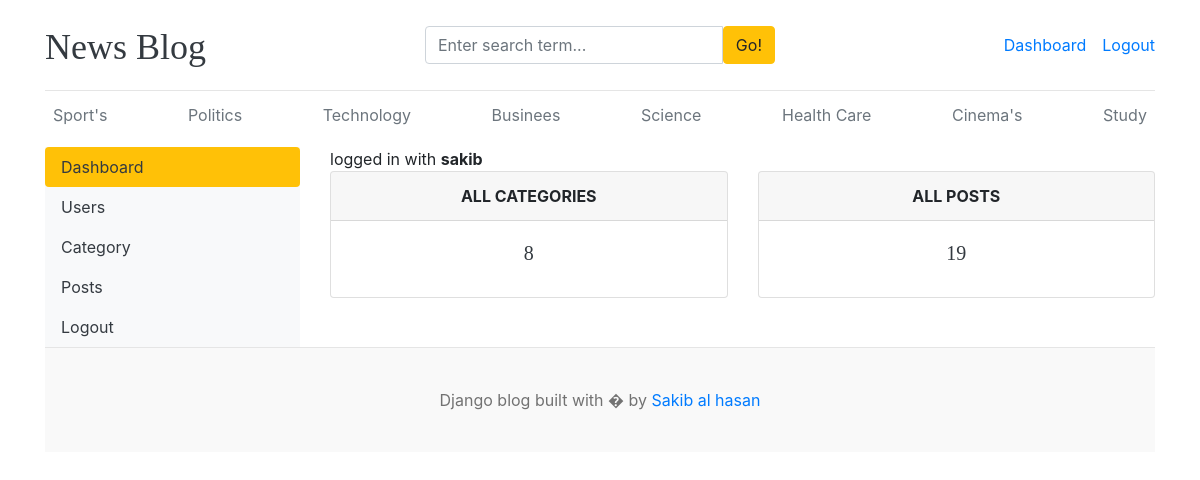
Page /dashboard/ (signed in) on the committed database.
### blogs/models.py (models this page shows, shortened)
class Category(models.Model):
    category_name = models.CharField(max_length=100, unique=True)
    created_at = models.DateTimeField(auto_now_add=True)
    updated_at = models.DateTimeField(auto_now=True)
    class Meta:
        verbose_name = 'Category'
        verbose_name_plural = 'Categories'

### dashboard/views.py (the view)
# urls.py: path('', views.dashboard, name="dashboard"),
@login_required(login_url='login')
def dashboard(request):
    category_count = Category.objects.all().count()
    blogs_count = Blog.objects.all().count()
    context = {
        'category_count': category_count,
        'blogs_count': blogs_count,
    }
    return render(request, 'dashboard/dashboard.html', context)

### blogs/context_processors.py (called while the page is built)
def get_categories(request):
    categories = Category.objects.all()
    return dict(categories=categories)

def get_social_link(request):
    social_links = SocialLink.objects.all()
    return dict(social_links=social_links)

### templates/dashboard/dashboard.html
{% extends "base.html" %}
{% block content %}
<div class="row">
    {% include "dashboard/sidebar.html" %}
    <div class="col-md-9">
        <span>logged in with <b>{{ user }}</b></span>
        <div class="row">
            <div class="col">
                <div class="card border-default mb-3">
                    <div class="card-header text-center text-uppercase font-weight-bold">All Categories</div>
                    <div class="card-body text-dark">
                        <h5 class="card-title text-center">{{ category_count }}</h5>
                    </div>
                </div>
            </div>
            <div class="col">
                <div class="card border-default mb-3">
                    <div class="card-header text-center text-uppercase font-weight-bold">All Posts</div>
                    <div class="card-body text-dark">
                        <h5 class="card-title text-center">{{ blogs_count }}</h5>
                    </div>
                </div>
            </div>
        </div>
    </div>
</div>
{% endblock content %}

### templates/base.html (shortened to what this page needs)
{% load static %}
<!DOCTYPE html>
<html lang="en">
<head>
    <link href="https://getbootstrap.com/docs/4.0/dist/css/bootstrap.min.css" rel="stylesheet">
    <link href="{% static 'css/blog.css' %}" rel="stylesheet">
    <link rel="stylesheet" href="https://cdnjs.cloudflare.com/ajax/libs/font-awesome/4.7.0/css/font-awesome.min.css">
</head>
<body>
    <div class="container">
        <header class="blog-header py-3">
            <div class="row flex-nowrap justify-content-between align-items-center">
                <div class="col-4 pt-1">
                    <a class="blog-header-logo text-dark" href="/">News Blog</a>
                </div>
                <div class="col-4">
                    <form action="{% url 'search' %}" method="GET">
                        <div class="input-group">
                            <input class="form-control" name="keyword" value="{{ keyword }}" type="text" placeholder="Enter search term..." aria-label="Enter search term..." aria-describedby="button-search" />
                            <button class="btn btn-warning" id="button-search" type="submit">Go!</button>
                        </div>
                    </form>
                </div>
                <div class="col-4 d-flex justify-content-end align-items-center">
                    {% if not user.is_authenticated %}
                    <a class="btn btn-sm btn-warning" href="{% url 'login' %}">Login</a> &nbsp;
                    <a class="btn btn-sm btn-outline-secondary" href="{% url 'register' %}">Register</a>
                    {% else %}
                    <span><a href="{% url 'dashboard' %}">Dashboard</a></span>
                    <span><a href="{% url 'logout' %}">Logout</a></span>
                    {% endif %}
                </div>
            </div>
        </header>
        <div class="nav-scroller py-1 mb-2">
            <nav class="nav d-flex justify-content-between">
                {% for category in categories %}
                <a class="p-2 text-muted" href="{% url 'posts_by_category' category.id %}">{{ category.category_name }}</a>
                {% endfor %}
            </nav>
        </div>
        {% block content %}
        {% endblock content %}
        <footer class="blog-footer">
            <p>Django blog built with � by <a href="#">Sakib al hasan</a></p>
        </footer>
</body>
</html>

### project_main/static/css/blog.css (style rules this page uses)
.blog-header { border-bottom: 1px solid #e5e5e5; }
.blog-header-logo { font-family: "Playfair Display", Georgia, "Times New Roman", serif; font-size: 2.25rem; }
h1, h2, h3, h4, h5, h6 { font-family: "Playfair Display", Georgia, "Times New Roman", serif; }
.blog-footer { padding: 2.5rem 0; color: #727272; text-align: center; background-color: #f9f9f9; border-top: .05rem solid #e5e5e5; }
.blog-footer p:last-child { margin-bottom: 0; }

### rows in the picture
Category: category_name "Sport's"
Category: category_name "Politics"
Category: category_name "Technology"
Category: category_name "Businees"
Category: category_name "Science"
Category: category_name "Health Care"
Category: category_name "Cinema's"
Category: category_name "Study"

### other values in the picture
{{ user }} "sakib"
{{ category_count }} "8"
{{ blogs_count }} "19"
